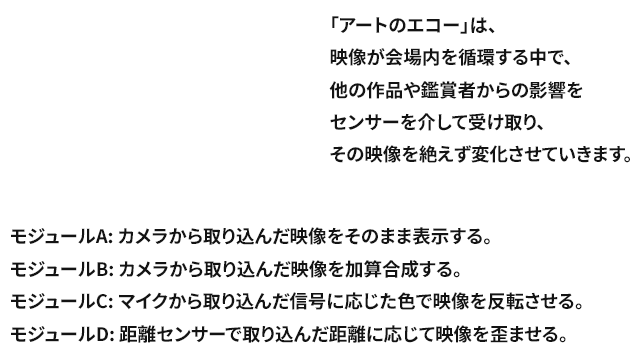
#> input picture documentation/documentation.png, 640 x 360 px
$ python -i filter_canny.py   (imports and definitions only)
#> lines starting #> are read from the running program, lines starting #| are printed output that depends on the picture; after the words box and inside, x2 and y2 are one past the last pixel; in counts of white or black regions, pixels touching at a corner belong together
#> further down, picture is the input picture: shape (360, 640, 3); min 19, max 255, mean 236.4

import cv2
from cv2 import UMat

from runner import run
from dotenv import load_dotenv
import os

class FilterCanny:
  def __init__(self) -> None:
    pass
  def __call__(self, image_before:UMat) -> UMat:
    image_gray = cv2.cvtColor(image_before, cv2.COLOR_BGR2GRAY)
    image_gray_canny = cv2.Canny(image_gray, 100, 200)
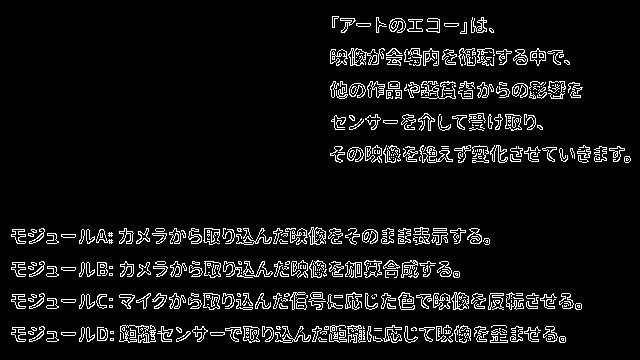
#> image_gray_canny: shape (360, 640); 7.1% white in thin lines or dots, all inside (x1, y1, x2, y2) = (11, 16, 631, 343)
    image_after = cv2.cvtColor(image_gray_canny, cv2.COLOR_GRAY2BGR)
    return image_after


# [12 lines not run here, left out]

>>> import cv2
>>> picture = cv2.imread('../documentation/documentation.png')
>>> result = FilterCanny()(picture)
